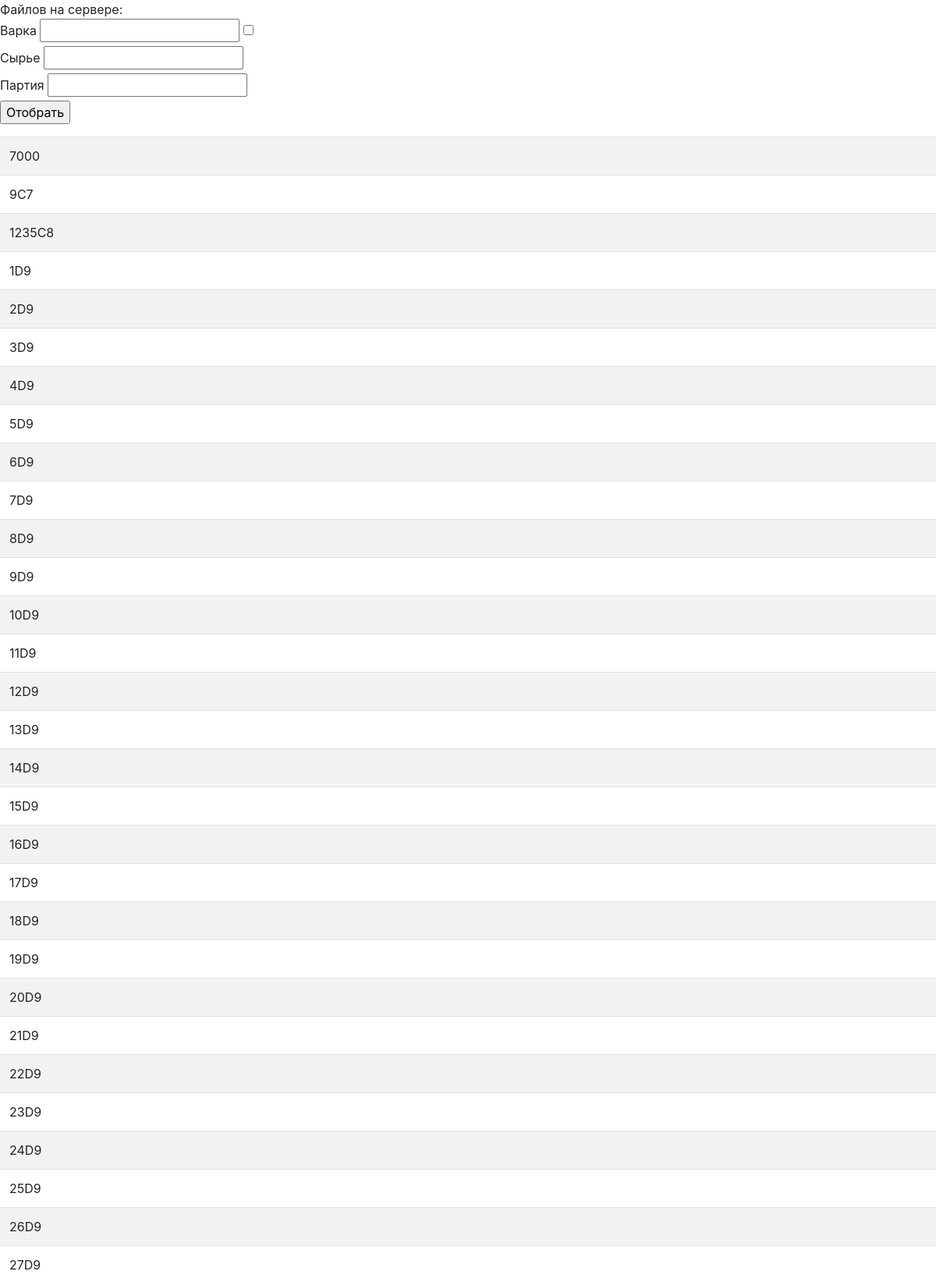
/batchview (upper part), run on the app's committed database.
### docview/models.py (models this page shows, shortened)
class Batch_pr(models.Model):
    batch_name = models.CharField(max_length=20, unique=True)
    b_year = models.DecimalField(
        max_digits=1, decimal_places=0, blank=True, editable=False)
    b_month = models.CharField(max_length=1, blank=True, editable=False)
    b_number = models.DecimalField(
        max_digits=4, decimal_places=0, blank=True, editable=False)
    class Meta:
        ordering = ['b_year', 'b_month', 'b_number']

### docview/views.py (the view)
# urls.py: url(r'^batchview$', views.Batch_view.as_view(), name='ww'),
class Batch_view(ListView):
    template_name = "batch_view.html"
    def get_queryset(self, **kwargs):
        queryset = Batch_pr.objects.all()
        return queryset
    def get_context_data(self, **kwargs):
        context = super(Batch_view, self).get_context_data(**kwargs)
        filter_set = self.get_queryset()
        context['records'] = filter_set
        return context

### templates/batch_view.html
{% extends "base.html" %}
{% block content %}
Файлов на сервере: {{files}}
<form>
<div class="form-group">
<div>
<label for ="batch">Варка</label>
<input type="text" name="batch" id="batch" value="">
<input type="checkbox" name="batch-use">
</div>
<div>
<label for ="material">Сырье</label>
<input type="text" name="material" id="material" value="">
</div>
<div>
<label for ="lot">Партия</label>
<input type="text" name="lot" id="lot" value="">
</div>
<input type="submit" name="filter" value="Отобрать">
</div>
</form>
<table class="table table-striped">
    <tbody>
        {% for i in records %}
        <tr>
            <td>{{i.batch_name}}</td>
        </tr>
        {% empty %}
        <td>Задайте параметры для отображения...</td>
        {% endfor %}
</tbody>
</table>
{% endblock%}

### data on the page
Batch_pr: batch_name "7000"
Batch_pr: batch_name "9C7"
Batch_pr: batch_name "1235C8"
Batch_pr: batch_name "1D9"
Batch_pr: batch_name "2D9"
Batch_pr: batch_name "3D9"
Batch_pr: batch_name "4D9"
Batch_pr: batch_name "5D9"
Batch_pr: batch_name "6D9"
Batch_pr: batch_name "7D9"
Batch_pr: batch_name "8D9"
Batch_pr: batch_name "9D9"
Batch_pr: batch_name "10D9"
Batch_pr: batch_name "11D9"
Batch_pr: batch_name "12D9"
Batch_pr: batch_name "13D9"
Batch_pr: batch_name "14D9"
Batch_pr: batch_name "15D9"
Batch_pr: batch_name "16D9"
Batch_pr: batch_name "17D9"
Batch_pr: batch_name "18D9"
Batch_pr: batch_name "19D9"
Batch_pr: batch_name "20D9"
Batch_pr: batch_name "21D9"
Batch_pr: batch_name "22D9"
Batch_pr: batch_name "23D9"
Batch_pr: batch_name "24D9"
Batch_pr: batch_name "25D9"
Batch_pr: batch_name "26D9"
Batch_pr: batch_name "27D9"
